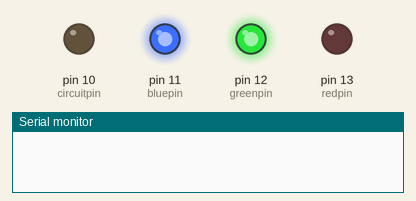
Simulated run of this sketch. Board: Arduino Uno, built with avr-gcc and run on an emulated ATmega328P. Shown: output pins drawn as LEDs (lit = HIGH), the last lines printed to the serial monitor.

Above: at 0.1 s.
At 7.1 s:
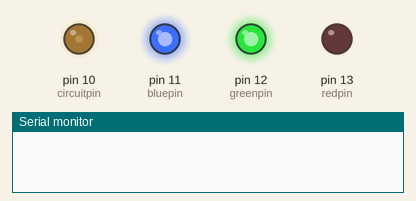
At 15.1 s:
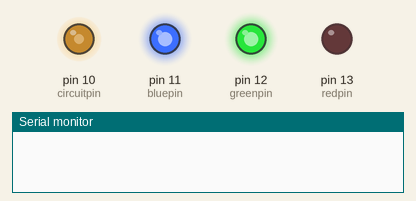
At 22.1 s:
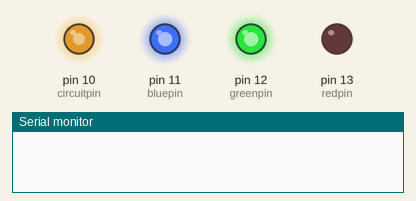
At 28.1 s:
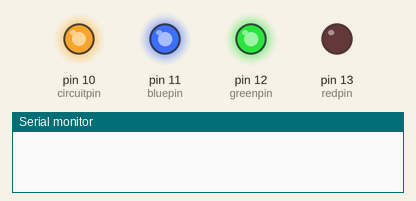
At 30.1 s:
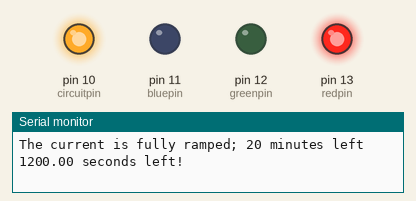
Timing chart, 0 to 31.6 s (numbered marks = the images above):
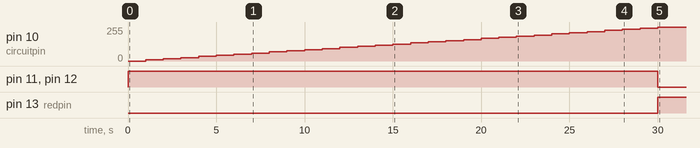

The sketch:

thinking_cap.ino
```cpp
/*
Controls an Arduino to send current to a Thinking Cap (v0.1)
Uses pulse-width modulation to ramp average voltage up to 5 V, then keeps it going for 20 minutes
Warning:  Do not exceed 2 mA of current!  Ensure that the total resistance of your circuit is at least 2.5 kΩ
Written 2012 by ianmathwiz7, of Grindhouse Wetware (ianmathwiz7@gmail.com)
*/


int redpin = 13;      //Pin that controls the red light in the status LED
int greenpin = 12;    //Pin that controls the green light in the status LED
int bluepin = 11;     //Pin that controls the blue light in the status LED
int circuitpin = 10;  //Pin to which the electrode is attached
int timer = 0;        //Counts 20 minutes
int pwmtime = 10000;  //How long you want it to ramp
double maxpulse = 100;//Maximum pulse width

void setup()
{
  pinMode(circuitpin, OUTPUT);
  Serial.begin(9600);
  //Turn status LED yellow
  pinMode(greenpin, OUTPUT);
  pinMode(bluepin, OUTPUT);
  pinMode(redpin, OUTPUT);
  digitalWrite(greenpin, HIGH);
  digitalWrite(bluepin, HIGH);
}

void loop()
{
  //Check whether current is fully ramped

  int val = (int)millis()/1000.0;
  int pwmVal = map(val,0,30,0,255);
  if(val < 30)
  {
    //If it isn't, generate a square pulse
    analogWrite(circuitpin, pwmVal);
  }
  else
  {
    //Otherwise, keep the current flowing and zero the timer
    digitalWrite(circuitpin, HIGH);
    timer = millis();
    //Turn status LED red
    digitalWrite(bluepin, LOW);
    digitalWrite(greenpin, LOW);
    digitalWrite(redpin, HIGH);
    Serial.println("The current is fully ramped; 20 minutes left");
    //While 20 minutes haven't passed
    while((millis() - timer) < 1200000)
    {
      //Serial.println("I'm in yr loop"); (used to help debug code, and kept for its pure hilariousness)
      //Every 30 seconds, print how much time is left
      if(!((millis() - timer) % 30000))
      {
        Serial.print(1200 - static_cast<double>(millis() - timer)/1000);
        Serial.println(" seconds left!");
      }
    }
    //After 20 minutes, print "time's up" and turn off current
    Serial.println("Time's up!");
    digitalWrite(circuitpin, LOW);
    digitalWrite(redpin, LOW);
    digitalWrite(greenpin, HIGH);
    for(;;) continue;
  }

}

double pulsewidth() //Gets the width of the pulse appropriate for the current time
{
  return maxpulse / pwmtime * millis();
}
```

Measured:
- by itself, pin 10 (circuitpin): moves from 0/255 to 255/255 over 29.0 s
- by itself, pin 11 (bluepin), pin 12 (greenpin): HIGH → LOW at 30.0 s
- by itself, pin 13 (redpin): LOW → HIGH at 30.0 s
